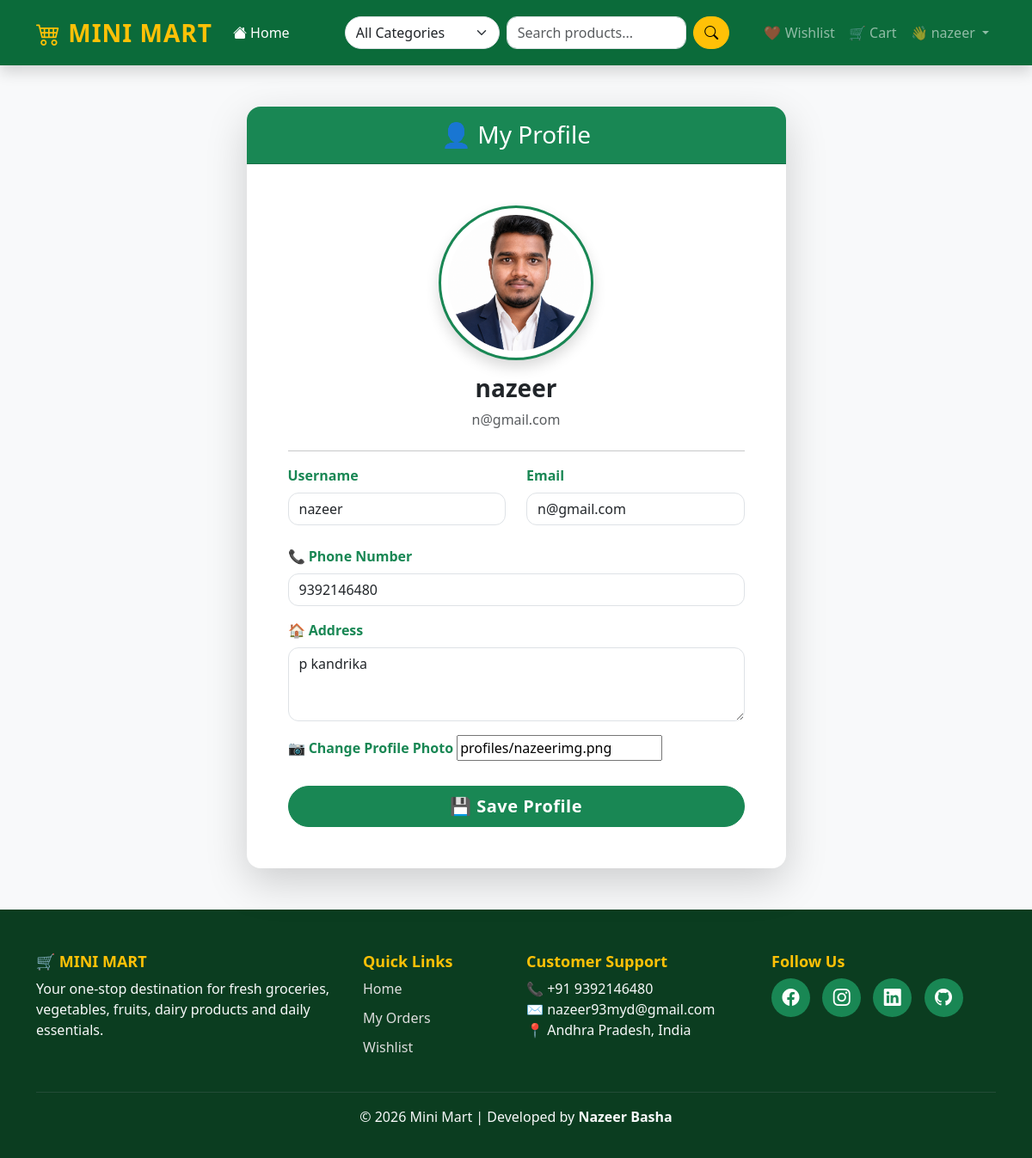
/accounts/profile/ (signed in), run on an earlier commit of the app's database.
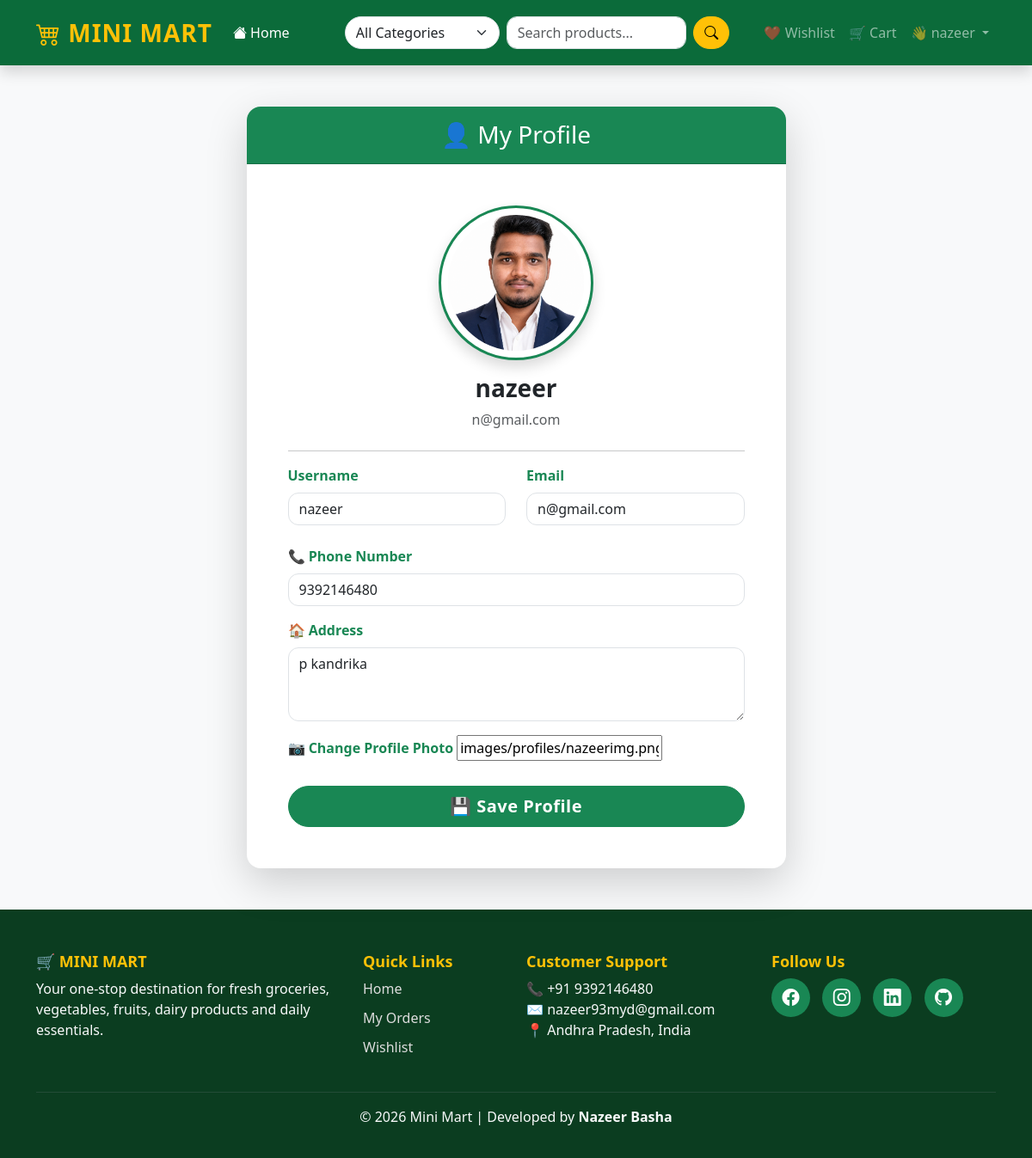
And on a later commit of the database.
### accounts/models.py (models this page shows, shortened)
class Profile(models.Model):
    user = models.OneToOneField(
        User,
        on_delete=models.CASCADE
    )
    phone = models.CharField(
        max_length=15,
        blank=True
    )
    address = models.TextField(
        blank=True
    )
    profile_image = models.CharField(
    max_length=255,
    default="images/profiles/default.png"
    )

### accounts/views.py (the view)
@login_required
def profile(request):
    profile = request.user.profile
    if request.method == "POST":
        form = ProfileForm(
            request.POST,
            request.FILES,
            instance=profile
        )
        if form.is_valid():
            form.save()
            return redirect("profile")
    else:
        form = ProfileForm(instance=profile)
    return render(
        request,
        "profile.html",
        {
            "form": form
        }
    )

### accounts/forms.py
class ProfileForm(forms.ModelForm):
    class Meta:
        model = Profile
        fields = [
            "phone",
            "address",
            "profile_image",
        ]
        widgets = {
            "phone": forms.TextInput(attrs={
                "class": "form-control",
                "placeholder": "Phone Number"
            }),
            "address": forms.Textarea(attrs={
                "class": "form-control",
                "rows": 3,
                "placeholder": "Address"
            }),
        }

### templates/profile.html (shortened to what this page needs)
{% extends 'base.html' %}
{% load static %}
{% block content %}
<div class="container mt-5 mb-5">
    <div class="row justify-content-center">
        <div class="col-lg-7">
            <div class="card profile-card shadow-lg border-0 rounded-4">
                <div class="card-header bg-success text-white text-center py-3">
                    <h3 class="mb-0">
                        👤 My Profile
                    </h3>
                </div>
                <div class="card-body p-5">
                    <div class="text-center mb-4">
                        {% if user.profile.profile_image %}
                        <img src="{% static user.profile.profile_image %}"
                             class="rounded-circle shadow border border-3 border-success"
                             style="width:180px;height:180px;object-fit:cover;">
                        {% else %}
                        <img src="{% static 'images/default_profile.png' %}"
                             class="rounded-circle shadow border border-3 border-success"
                             style="width:180px;height:180px;object-fit:cover;">
                        {% endif %}
                        <h3 class="mt-3 fw-bold">
                            {{ user.username }}
                        </h3>
                        <p class="text-muted">
                            {{ user.email }}
                        </p>
                    </div>
                    <hr>
                    <div class="row mb-4">
                        <div class="col-md-6">
                            <label class="form-label fw-bold">
                                Username
                            </label>
                            <input
                                class="form-control"
                                value="{{ user.username }}"
                                readonly>
                        </div>
                        <div class="col-md-6">
                            <label class="form-label fw-bold">
                                Email
                            </label>
                            <input
                                class="form-control"
                                value="{{ user.email }}"
                                readonly>
                        </div>
                    </div>
                    <form method="POST"
                          enctype="multipart/form-data">
                        <div class="mb-3">
                            <label class="form-label fw-bold">
                                📞 Phone Number
                            </label>
                            {{ form.phone }}
                        </div>
                        <div class="mb-3">
                            <label class="form-label fw-bold">
                                🏠 Address
                            </label>
                            {{ form.address }}
                        </div>
                        <div class="mb-4">
                            <label class="form-label fw-bold">
                                📷 Change Profile Photo
                            </label>
                            {{ form.profile_image }}
                        </div>
                        <button
                            class="btn btn-success btn-lg w-100 rounded-pill">
                            💾 Save Profile
                        </button>
                    </form>
                </div>
            </div>
        </div>
    </div>
</div>
{% endblock %}

### templates/base.html (shortened to what this page needs)
{% load static %}
<!DOCTYPE html>
<html lang="en">
<head>
    <link href="https://cdn.jsdelivr.net/npm/bootstrap@5.3.3/dist/css/bootstrap.min.css"
          rel="stylesheet">
    <link rel="stylesheet"
          href="https://cdn.jsdelivr.net/npm/bootstrap-icons@1.11.3/font/bootstrap-icons.min.css">
    <link rel="stylesheet" href="{% static 'css/style.css' %}">
</head>
<body class="bg-light">
<nav class="navbar navbar-expand-lg navbar-dark bg-success shadow">
    <div class="container">
        <a class="navbar-brand fw-bold fs-3 text-warning" href="/">
            <i class="bi bi-cart4"></i> MINI MART
        </a>
        <div class="collapse navbar-collapse" id="navbarNav">
            <ul class="navbar-nav me-4">
                <li class="nav-item">
                    <a class="nav-link active" href="/">
                        <i class="bi bi-house-fill"></i> Home
                    </a>
                </li>
            </ul>
            <form class="d-flex mx-auto w-50"
                  method="GET"
                  action="/">
                <select class="form-select me-2"
                        name="category"
                        style="max-width:180px;">
                    <option value="">All Categories</option>
                </select>
                <input
                    type="search"
                    class="form-control me-2"
                    name="q"
                    value="{{ query|default:'' }}"
                    placeholder="Search products...">
                <button
                    class="btn btn-warning"
                    type="submit">
                    <i class="bi bi-search"></i>
                </button>
            </form>
            <ul class="navbar-nav align-items-center">
                <li class="nav-item">
                    <a class="nav-link" href="{% url 'my_wishlist' %}">
                        ❤️ Wishlist
                    </a>
                </li>
                <li class="nav-item">
                    <a class="nav-link" href="#">
                        🛒 Cart
                    </a>
                </li>
                {% if user.is_authenticated %}
                <li class="nav-item dropdown">
                    <a class="nav-link dropdown-toggle"
                       href="#"
                       role="button"
                       data-bs-toggle="dropdown">
                        👋 {{ user.first_name|default:user.username }}
                    </a>
                </li>
                {% endif %}
            </ul>
        </div>
    </div>
</nav>
<div class="container mt-4">
    {% block content %}
    {% endblock %}
</div>
<footer class="footer mt-5">
    <div class="container">
        <div class="row gy-4">
            <div class="col-lg-4">
                <h3 class="fw-bold text-warning">
                    🛒 MINI MART
                </h3>
                <p class="text-light">
                    Your one-stop destination for fresh groceries,
                    vegetables, fruits, dairy products and daily essentials.
                </p>
            </div>
            <div class="col-lg-2">
                <h5 class="text-warning">
                    Quick Links
                </h5>
                <ul class="list-unstyled">
                    <li>
                        <a href="/" class="footer-link">
                            Home
                        </a>
                    </li>
                    <li>
                        <a href="{% url 'my_orders' %}" class="footer-link">
                            My Orders
                        </a>
                    </li>
                    <li>
                        <a href="/wishlist/" class="footer-link">
                            Wishlist
                        </a>
                    </li>
                </ul>
            </div>
            <div class="col-lg-3">
                <h5 class="text-warning">
                    Customer Support
                </h5>
                <ul class="list-unstyled">
                    <li class="text-light">
                        📞 +91 9392146480
                    </li>
                    <li class="text-light">
                        ✉ nazeer93myd@gmail.com
                    </li>
                    <li class="text-light">
                        📍 Andhra Pradesh, India
                    </li>
                </ul>
            </div>
            <div class="col-lg-3">
                <h5 class="text-warning">
                    Follow Us
                </h5>
                <a href="#" class="social-icon">
                    <i class="bi bi-facebook"></i>
                </a>
                <a href="#" class="social-icon">
                    <i class="bi bi-instagram"></i>
                </a>
                <a href="#" class="social-icon">
                    <i class="bi bi-linkedin"></i>
                </a>
                <a href="#" class="social-icon">
                    <i class="bi bi-github"></i>
                </a>
            </div>
        </div>
        <hr class="border-secondary mt-4">
        <div class="text-center text-light pb-3">
            © 2026 Mini Mart | Developed by <strong>Nazeer Basha</strong>
        </div>
    </div>
</footer>
</body>
</html>

### static/css/style.css (style rules this page uses)
.navbar { padding:15px; background:#0b6b3a !important; }
.card { border:none; border-radius:15px; transition:.3s; overflow:hidden; }
.card img { height:220px; object-fit:cover; }
.btn-success { border-radius:10px; }
.card img { height:180px; width:100%; object-fit:contain; background:#fff; padding:15px; }
.card { border: none; border-radius: 12px; }
.card img { height: 170px; object-fit: contain; padding: 8px; background: white; }
body { background: #f5f7fa; }
.btn-success { border-radius: 8px; }
.card-header { font-weight: bold; }
.navbar { padding: 12px 0; }
.navbar-brand { letter-spacing: 1px; }
.nav-link { font-weight: 500; transition: 0.3s; }
.form-control, .form-select { border-radius: 30px; }
.btn-warning { border-radius: 30px; font-weight: 600; }
.footer { background:#0b3d20 !important; color:#fff !important; padding:50px 0 20px; margin-top:60px; }
.footer h3, .footer h5 { color:#ffc107; font-weight:700; }
.footer p, .footer li { color:#ddd; }
.footer-link { color:#ddd; text-decoration:none; display:block; margin-bottom:10px; transition:0.3s; }
.social-icon { display:inline-flex; justify-content:center; align-items:center; width:45px; height:45px; border-radius:50%; background:#198754; color:#fff; text-decoration:none; font-size:20px; margin-right:10px; transition:.3s; }
.footer hr { border-color:rgba(255,255,255,.2); }
.footer .text-center { color:#ccc; }
.profile-card { border-radius:20px; }
.profile-card img { transition:.3s; }
.form-control { border-radius:12px; }
.form-label { color:#198754; font-weight:600; }
.btn-success { font-weight:600; letter-spacing:.5px; }
.text-warning { font-size:18px; }

What changed in the data, as far as the page shows it:
changed Profile "p kandrika": profile_image "profiles/nazeerimg.png" → "images/profiles/nazeerimg.png"
